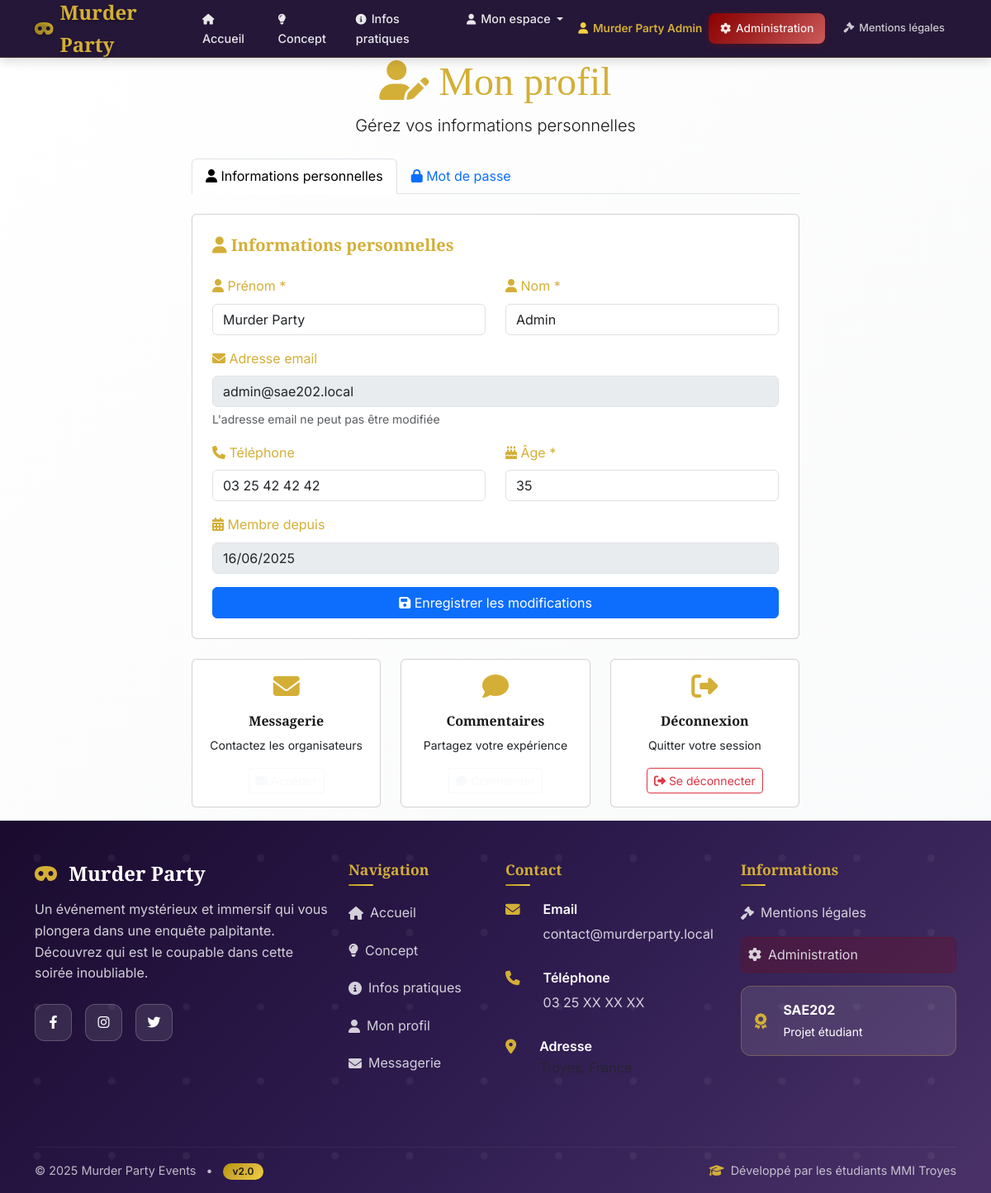
Page /profil (signed in) on the committed database.
### tables this page shows
CREATE TABLE utilisateurs (
    id INT AUTO_INCREMENT PRIMARY KEY,
    nom VARCHAR(100) NOT NULL,
    prenom VARCHAR(100) NOT NULL,
    email VARCHAR(255) UNIQUE NOT NULL,
    mot_de_passe VARCHAR(255) NOT NULL,
    telephone VARCHAR(20) NULL,
    age INT NULL,
    date_inscription TIMESTAMP DEFAULT CURRENT_TIMESTAMP,
    is_admin TINYINT(1) DEFAULT 0,
    INDEX idx_email (email),
    INDEX idx_is_admin (is_admin)
);

### controller/profil_controller.php (called while the page is built, shortened)
<?php
require_once('conf/config.php');
require_once('model/User.php');
function index() {
    $user = User::getById($_SESSION['user_id']);
    require_once('view/profil.php');
}
?>

### index.php (called while the page is built)
<?php
require_once('conf/routeur.php');
?>

### model/User.php (called while the page is built, shortened)
<?php
require_once('conf/config.php');
class User {
    public static function getById($id) {
        $db = getDB();
        $stmt = $db->prepare("SELECT id, nom, prenom, email, telephone, age, date_inscription FROM utilisateurs WHERE id = ?");
        $stmt->execute([$id]);
        return $stmt->fetch();
    }
}
?>

### conf/config.php (called while the page is built, shortened)
<?php
function securise($data) {
    return htmlspecialchars(trim($data), ENT_QUOTES, 'UTF-8');
}
?>

### view/profil.php (the view, shortened to what this page needs)
<?php
require_once('view/autres_pages/header.php');
?>
<div class="container">
    <div class="row">
        <div class="col-lg-8 mx-auto">
            <div class="text-center mb-4">
                <h1 class="display-5 text-accent">
                    <i class="fas fa-user-edit"></i> Mon profil
                </h1>
                <p class="lead">Gérez vos informations personnelles</p>
            </div>
            <ul class="nav nav-tabs mb-4" id="profilTabs" role="tablist">
                <li class="nav-item" role="presentation">
                    <button class="nav-link active" id="infos-tab" data-bs-toggle="tab" data-bs-target="#infos" type="button" role="tab">
                        <i class="fas fa-user"></i> Informations personnelles
                    </button>
                </li>
                <li class="nav-item" role="presentation">
                    <button class="nav-link" id="password-tab" data-bs-toggle="tab" data-bs-target="#password" type="button" role="tab">
                        <i class="fas fa-lock"></i> Mot de passe
                    </button>
                </li>
            </ul>
            <div class="tab-content" id="profilTabsContent">
                <div class="tab-pane fade show active" id="infos" role="tabpanel">
                    <div class="card">
                        <div class="card-body p-4">
                            <h5 class="card-title text-accent mb-4">
                                <i class="fas fa-user"></i> Informations personnelles
                            </h5>
                            <form method="POST" action="/profil">
                                <div class="row">
                                    <div class="col-md-6 mb-3">
                                        <label for="prenom" class="form-label text-accent">
                                            <i class="fas fa-user"></i> Prénom *
                                        </label>
                                        <input type="text"
                                               class="form-control"
                                               id="prenom"
                                               name="prenom"
                                               value="<?= securise($user['prenom'] ?? '') ?>"
                                               required>
                                    </div>
                                    <div class="col-md-6 mb-3">
                                        <label for="nom" class="form-label text-accent">
                                            <i class="fas fa-user"></i> Nom *
                                        </label>
                                        <input type="text"
                                               class="form-control"
                                               id="nom"
                                               name="nom"
                                               value="<?= securise($user['nom'] ?? '') ?>"
                                               required>
                                    </div>
                                </div>
                                <div class="mb-3">
                                    <label for="email" class="form-label text-accent">
                                        <i class="fas fa-envelope"></i> Adresse email
                                    </label>
                                    <input type="email"
                                           class="form-control"
                                           id="email"
                                           value="<?= securise($user['email'] ?? '') ?>"
                                           disabled>
                                    <div class="form-text">L'adresse email ne peut pas être modifiée</div>
                                </div>
                                <div class="row">
                                    <div class="col-md-6 mb-3">
                                        <label for="telephone" class="form-label text-accent">
                                            <i class="fas fa-phone"></i> Téléphone
                                        </label>
                                        <input type="tel"
                                               class="form-control"
                                               id="telephone"
                                               name="telephone"
                                               value="<?= securise($user['telephone'] ?? '') ?>"
                                               placeholder="06 12 34 56 78">
                                    </div>
                                    <div class="col-md-6 mb-3">
                                        <label for="age" class="form-label text-accent">
                                            <i class="fas fa-birthday-cake"></i> Âge *
                                        </label>
                                        <input type="number"
                                               class="form-control"
                                               id="age"
                                               name="age"
                                               value="<?= intval($user['age'] ?? '') ?>"
                                               min="12"
                                               max="120"
                                               required>
                                    </div>
                                </div>
                                <div class="mb-3">
                                    <label class="form-label text-accent">
                                        <i class="fas fa-calendar-alt"></i> Membre depuis
                                    </label>
                                    <input type="text"
                                           class="form-control"
                                           value="<?= date('d/m/Y', strtotime($user['date_inscription'] ?? '')) ?>"
                                           disabled>
                                </div>
                                <div class="d-grid gap-2">
                                    <button type="submit" class="btn btn-primary">
                                        <i class="fas fa-save"></i> Enregistrer les modifications
                                    </button>
                                </div>
                            </form>
                        </div>
                    </div>
                </div>
            </div>
            <div class="row mt-4">
                <div class="col-md-4 mb-3">
                    <div class="card h-100">
                        <div class="card-body text-center">
                            <i class="fas fa-envelope fa-2x text-accent mb-3"></i>
                            <h6>Messagerie</h6>
                            <p class="small">Contactez les organisateurs</p>
                            <a href="/messagerie" class="btn btn-outline-light btn-sm">
                                <i class="fas fa-envelope"></i> Accéder
                            </a>
                        </div>
                    </div>
                </div>
                <div class="col-md-4 mb-3">
                    <div class="card h-100">
                        <div class="card-body text-center">
                            <i class="fas fa-comment fa-2x text-accent mb-3"></i>
                            <h6>Commentaires</h6>
                            <p class="small">Partagez votre expérience</p>
                            <a href="/commentaire" class="btn btn-outline-light btn-sm">
                                <i class="fas fa-comment"></i> Commenter
                            </a>
                        </div>
                    </div>
                </div>
                <div class="col-md-4 mb-3">
                    <div class="card h-100">
                        <div class="card-body text-center">
                            <i class="fas fa-sign-out-alt fa-2x text-accent mb-3"></i>
                            <h6>Déconnexion</h6>
                            <p class="small">Quitter votre session</p>
                            <a href="/auth/deconnexion" class="btn btn-outline-danger btn-sm">
                                <i class="fas fa-sign-out-alt"></i> Se déconnecter
                            </a>
                        </div>
                    </div>
                </div>
            </div>
        </div>
    </div>
</div>
<?php require_once('view/autres_pages/footer.php'); ?>

### view/autres_pages/header.php (style rules this page uses)
:root { --primary-dark: #1a0b2e; --primary-medium: #2d1b4e; --primary-light: #4a3268; --accent-gold: #d4af37; --accent-gold-light: #f4d03f; --accent-gold-dark: #b7950b; --crimson-dark: #8b0000; --crimson-medium: #a52a2a; --crimson-light: #cd5c5c; --text-primary: #1a1a1a; --text-secondary: #4a4a4a; --text-light: #ffffff; --text-muted: #6c757d; --bg-light: #ffffff; --bg-light-alt: #f8f9fa; --bg-dark: #1a1a1a; --gradient-primary: linear-gradient(135deg, var(--primary-dark) 0%, var(--primary-medium) 50%, var(--primary-light) 100%); --gradient-accent: linear-gradient(135deg, var(--accent-gold-dark) 0%, var(--accent-gold) 50%, var(--accent-gold-light) 100%); --gradient-crimson: linear-gradient(135deg, var(--crimson-dark) 0%, var(--crimson-medium) 50%, var(--crimson-light) 100%); --gradient-mystery: linear-gradient(135deg, var(--primary-dark) 0%, var(--crimson-dark) 100%); --shadow-sm: 0 2px 4px rgba(0,0,0,0.1); --shadow-md: 0 4px 12px rgba(0,0,0,0.15); --shadow-lg: 0 8px 25px rgba(0,0,0,0.2); --shadow-xl: 0 12px 40px rgba(0,0,0,0.25); --transition-fast: all 0.2s cubic-bezier(0.4, 0, 0.2, 1); --transition-smooth: all 0.3s cubic-bezier(0.4, 0, 0.2, 1); --transition-slow: all 0.5s cubic-bezier(0.4, 0, 0.2, 1); --navbar-height: 70px; }
* { box-sizing: border-box; }
body { font-family: 'Inter', -apple-system, BlinkMacSystemFont, 'Segoe UI', Roboto, sans-serif; background: linear-gradient(135deg, var(--bg-light) 0%, var(--bg-light-alt) 100%); color: var(--text-primary); min-height: 100vh; line-height: 1.6; font-weight: 400; padding-top: var(--navbar-height); }
h1, h2, h3, h4, h5, h6 { font-family: 'Playfair Display', Georgia, serif; font-weight: 600; line-height: 1.3; color: var(--text-primary); }
.text-accent { color: var(--accent-gold) !important; }

### rows in the picture
utilisateurs: prenom "Murder Party", nom "Admin", email "admin@sae202.local", telephone "03 25 42 42 42", age "35", date_inscription "16/06/2025"

### other values in the picture
securise($_SESSION['user_prenom'] ?? '') "Murder Party"
securise($_SESSION['user_nom'] ?? '') "Admin"
